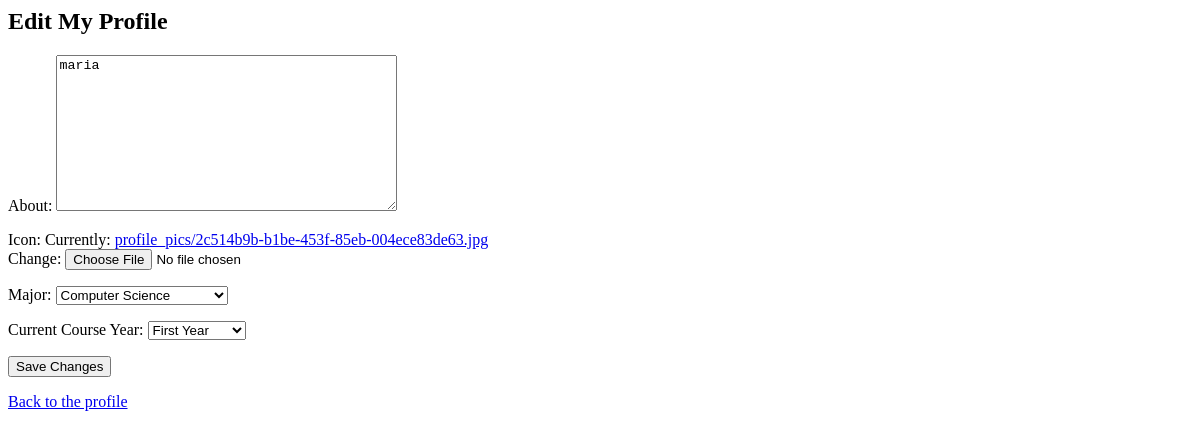
/profile/edit/ (signed in), run on an earlier commit of the app's database.
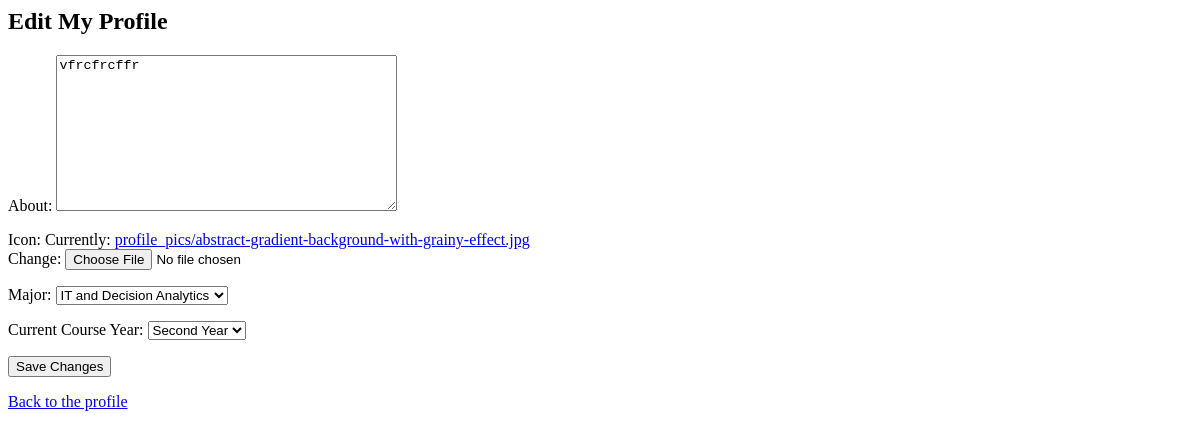
And on a later commit of the database.
### users/models.py (models this page shows, shortened)
class Profile(models.Model):
    YEAR_CHOICES = [
        (1, 'First Year'),
        (2, 'Second Year'),
        (3, 'Third Year'),
        (4, 'Fourth Year'),
    ]
    MAJOR_CHOICES = [
        ('CS', 'Computer Science'),
        ('RO', 'Robotics'),
        ('DA', 'IT and Decision Analytics'),
    ]
    user = models.OneToOneField(User, on_delete=models.CASCADE)
    email = models.TextField(max_length=500,blank=True)
    about = models.TextField(max_length=500,blank=True)
    icon = models.ImageField(upload_to='profile_pics/', default='profile_pics/default.jpg')
    major = models.CharField(
        max_length=2,
        choices=MAJOR_CHOICES,
        default='CS'
    )
    year_of_study = models.IntegerField(
        choices=YEAR_CHOICES,
        default=1,
        verbose_name="Current Course Year"
    )

### users/views.py (the view)
# urls.py: path('edit/', views.edit_profile, name='edit_profile')
@login_required
def edit_profile(request):
    if request.method == 'POST':
        form = ProfileUpdateForm(request.POST, request.FILES, instance=request.user.profile)
        if form.is_valid():
            form.save()
            return redirect('profile')
    else:
        form = ProfileUpdateForm(instance=request.user.profile)
    return render(request, 'users/edit_profile.html', {'form': form})

### users/forms.py
class ProfileUpdateForm(forms.ModelForm):
    class Meta:
        model = Profile
        fields = ['about', 'icon', 'major', 'year_of_study']

### users/templates/users/edit_profile.html (shortened to what this page needs)
<h2>Edit My Profile</h2>
<form method="POST" enctype="multipart/form-data">
    {{ form.as_p }}
    <button type="submit">Save Changes</button>
</form>
<p><a href="{% url 'profile' %}">Back to the profile</a></p>

What changed in the data, as far as the page shows it:
changed Profile: about "maria" → "vfrcfrcffr"; major "Computer Science" → "IT and Decision Analytics"; year_of_study "First Year" → "Second Year"
Also different on the page:
text no longer shown: "About: Icon: Currently: profile_pics/2c514b9b-b1be-453f-85eb-004ece83de63.jpg Change: Major: Current Course Year:"
text now shown: "About: Icon: Currently: profile_pics/abstract-gradient-background-with-grainy-effect.jpg Change: Major: Current Course Year:"
